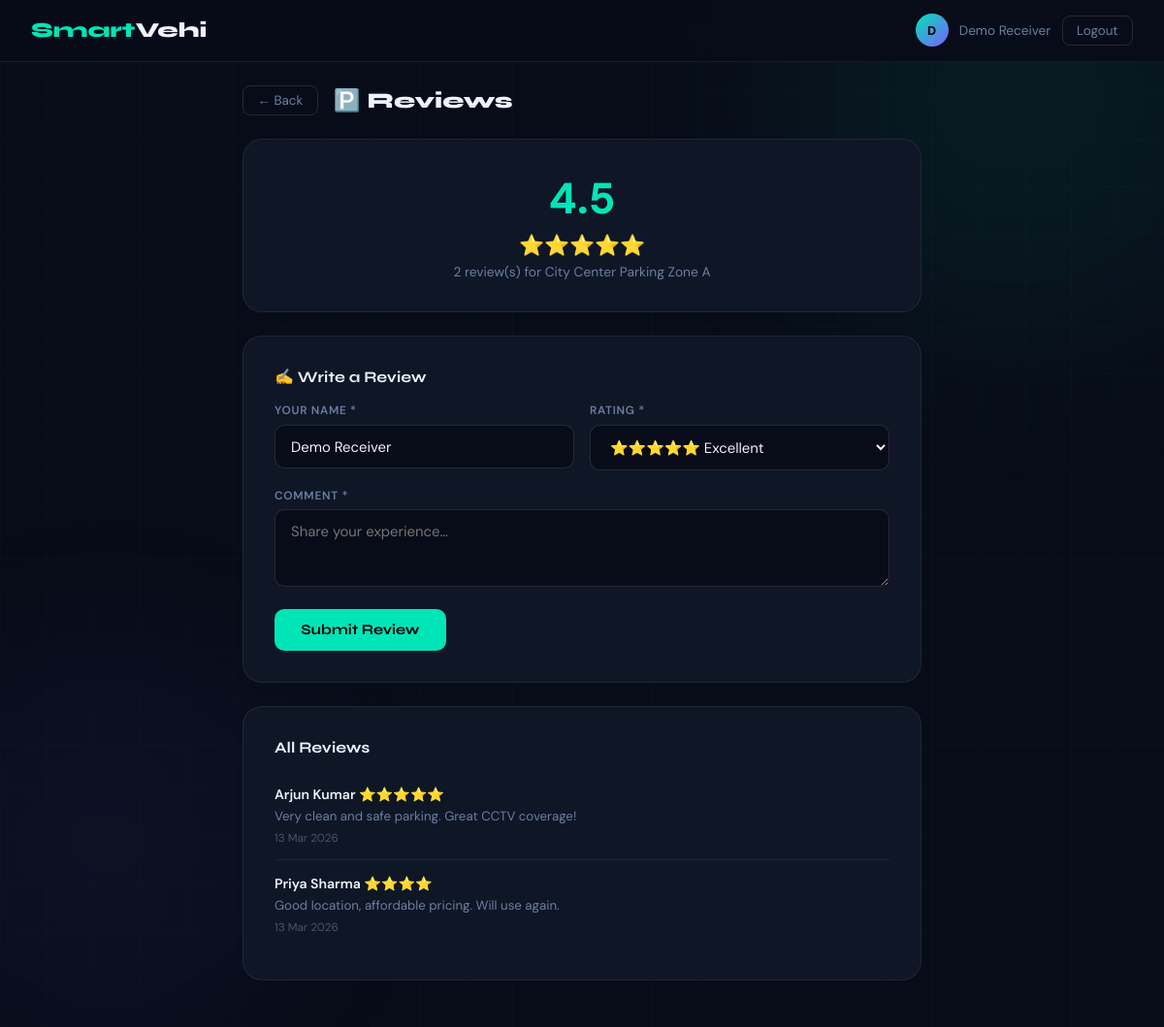
/receiver/reviews.php?id=1 (signed in), run on the app's committed database.
### tables this page shows
CREATE TABLE IF NOT EXISTS users (
    id         INT AUTO_INCREMENT PRIMARY KEY,
    full_name  VARCHAR(120) NOT NULL,
    email      VARCHAR(180) NOT NULL UNIQUE,
    phone      VARCHAR(20)  NOT NULL DEFAULT '',
    password   VARCHAR(255) NOT NULL,
    role       ENUM('provider','receiver') NOT NULL,
    created_at TIMESTAMP DEFAULT CURRENT_TIMESTAMP
);

CREATE TABLE IF NOT EXISTS listings (
    id               INT AUTO_INCREMENT PRIMARY KEY,
    user_id          INT NOT NULL,
    type             ENUM('parking','washing','rental') NOT NULL,
    name             VARCHAR(200) NOT NULL,
    location         VARCHAR(300) NOT NULL,
    description      TEXT,
    image            VARCHAR(300) DEFAULT NULL,
     
    price_hour       DECIMAL(10,2) DEFAULT NULL,
    price_day        DECIMAL(10,2) DEFAULT NULL,
    total_slots      INT           DEFAULT NULL,
    vehicle_type     VARCHAR(50)   DEFAULT NULL,
    late_fee_hour    DECIMAL(10,2) DEFAULT 50.00,
     
    price_basic      DECIMAL(10,2) DEFAULT NULL,
    price_full       DECIMAL(10,2) DEFAULT NULL,
    services_offered TEXT          DEFAULT NULL,
    pickup_drop_fee  DECIMAL(10,2) DEFAULT 100.00,
     
    rental_type      VARCHAR(100)  DEFAULT NULL,
    vehicle_model    VARCHAR(100)  DEFAULT NULL,
    rent_hour        DECIMAL(10,2) DEFAULT NULL,
    rent_day         DECIMAL(10,2) DEFAULT NULL,
    fuel_type        VARCHAR(50)   DEFAULT NULL,
    late_fee_rental  DECIMAL(10,2) DEFAULT 100.00,
     
    is_taken         TINYINT(1)    DEFAULT 0,
    taken_at         DATETIME      DEFAULT NULL,
    return_due       DATETIME      DEFAULT NULL,
    is_active        TINYINT(1)    DEFAULT 1,
    created_at       TIMESTAMP     DEFAULT CURRENT_TIMESTAMP,
    FOREIGN KEY (user_id) REFERENCES users(id) ON DELETE CASCADE
);

CREATE TABLE IF NOT EXISTS reviews (
    id            INT AUTO_INCREMENT PRIMARY KEY,
    listing_id    INT NOT NULL,
    user_id       INT NOT NULL,
    reviewer_name VARCHAR(120) NOT NULL,
    rating        TINYINT NOT NULL CHECK (rating BETWEEN 1 AND 5),
    comment       TEXT NOT NULL,
    created_at    TIMESTAMP DEFAULT CURRENT_TIMESTAMP,
    FOREIGN KEY (listing_id) REFERENCES listings(id) ON DELETE CASCADE,
    FOREIGN KEY (user_id)    REFERENCES users(id)    ON DELETE CASCADE
);

### includes/config.php (called while the page is built, shortened)
<?php
function baseUrl(): string {
    static $base = null;
    if ($base !== null) return $base;
    $proto  = (!empty($_SERVER['HTTPS']) && $_SERVER['HTTPS'] !== 'off') ? 'https' : 'http';
    $host   = $_SERVER['HTTP_HOST'];
    $script = $_SERVER['SCRIPT_NAME'];
    $parts  = explode('/', trim(dirname($script), '/'));
    $path   = '';
    foreach ($parts as $seg) {
        $path .= '/' . $seg;
    }
    $base = $proto . '://' . $host . $path;
    return $base;
}
function getDB(): mysqli {
    static $conn = null;
    if ($conn !== null) return $conn;
    $conn = new mysqli(DB_HOST, DB_USER, DB_PASS, DB_NAME);
    $conn->set_charset('utf8mb4');
    return $conn;
}
function clean(string $v): string {
    return htmlspecialchars(strip_tags(trim($v)), ENT_QUOTES, 'UTF-8');
}
function getCurrentUser(): ?array {
    $db = getDB(); $id = (int)$_SESSION['user_id'];
    $s  = $db->prepare('SELECT * FROM users WHERE id=?');
    $s->bind_param('i', $id); $s->execute();
    return $s->get_result()->fetch_assoc() ?: null;
}
?>

### receiver/reviews.php (the view, shortened to what this page needs)
<?php
require_once '../includes/config.php';
$user=getCurrentUser(); $db=getDB(); $B=baseUrl();
$id=(int)($_GET['id']??0);
$s=$db->prepare('SELECT l.*,u.full_name AS pname FROM listings l JOIN users u ON l.user_id=u.id WHERE l.id=?');
$s->bind_param('i',$id); $s->execute();
$l=$s->get_result()->fetch_assoc();
$sum=$db->query("SELECT ROUND(AVG(rating),1) AS avg, COUNT(*) AS cnt FROM reviews WHERE listing_id=$id")->fetch_assoc();
$all=$db->query("SELECT * FROM reviews WHERE listing_id=$id ORDER BY created_at DESC");
$icons=['parking'=>'🅿️','washing'=>'🚿','rental'=>'🚗'];
$pageTitle='Reviews — '.clean($l['name']); require_once '../includes/header.php'; ?>
<div class="page fu" style="padding-top:5.5rem;">
<div class="container" style="max-width:700px;">
  <div style="display:flex;align-items:center;gap:1rem;margin-bottom:1.5rem;">
    <a href="<?= $B ?>/receiver/listing.php?id=<?= $id ?>" class="nbtn">← Back</a>
    <h2 style="font-size:1.4rem;font-weight:800;"><?= $icons[$l['type']] ?> Reviews</h2>
  </div>
  <div class="card" style="text-align:center;margin-bottom:1.5rem;">
    <div style="font-size:2.8rem;font-weight:800;color:var(--accent);margin-bottom:.3rem;"><?= $sum['avg']??'—' ?></div>
    <div style="font-size:1.3rem;color:var(--gold);margin-bottom:.3rem;"><?= $sum['avg']?str_repeat('⭐',(int)round((float)$sum['avg'])).str_repeat('☆',5-(int)round((float)$sum['avg'])):'☆☆☆☆☆' ?></div>
    <div style="color:var(--muted);font-size:.86rem;"><?= (int)$sum['cnt'] ?> review(s) for <?= clean($l['name']) ?></div>
  </div>
  <div class="card" style="margin-bottom:1.5rem;">
    <h3 style="font-size:1rem;margin-bottom:1.1rem;">✍️ Write a Review</h3>
    <form method="POST">
      <div class="form-row">
        <div class="fg"><label>Your Name *</label><input type="text" name="reviewer_name" value="<?= clean($user['full_name']) ?>" required></div>
        <div class="fg"><label>Rating *</label><select name="rating"><option value="5">⭐⭐⭐⭐⭐ Excellent</option></select></div>
      </div>
      <div class="fg"><label>Comment *</label><textarea name="comment" placeholder="Share your experience…" required></textarea></div>
      <button type="submit" class="btn btn-primary">Submit Review</button>
    </form>
  </div>
  <div class="card">
    <h3 style="font-size:1rem;margin-bottom:1rem;">All Reviews</h3>
    <?php if($all->num_rows===0): ?><p style="color:var(--muted);font-size:.88rem;">No reviews yet — be the first!</p>
    <?php else: while($r=$all->fetch_assoc()): ?>
      <div class="rv-item"><div class="rv-user"><?= clean($r['reviewer_name']) ?> <span style="color:var(--gold);"><?= str_repeat('⭐',(int)$r['rating']) ?></span></div>
      <div class="rv-text"><?= clean($r['comment']) ?></div><div class="rv-date"><?= date('d M Y',strtotime($r['created_at'])) ?></div></div>
    <?php endwhile; endif; ?>
  </div>
</div></div>
<?php require_once '../includes/footer.php'; ?>

### includes/header.php (shortened to what this page needs)
<?php
$currentUser = getCurrentUser();
$B = baseUrl();
?><!DOCTYPE html>
<html lang="en">
<head>
</head>
<body>
<div class="bg-orb orb1"></div>
<div class="bg-orb orb2"></div>
<nav class="navbar">
  <a href="<?= $B ?>/index.php" class="logo">Smart<span>Vehi</span></a>
  <div class="nav-r">
    <?php if ($currentUser): ?>
      <div class="avatar"><?= strtoupper(substr($currentUser['full_name'],0,1)) ?></div>
      <span class="uname"><?= clean($currentUser['full_name']) ?></span>
      <a href="<?= $B ?>/logout.php" class="nbtn">Logout</a>
    <?php else: ?>
      <a href="<?= $B ?>/index.php" class="nbtn">← Home</a>
    <?php endif; ?>
  </div>
</nav>
<div class="wrap">

### includes/header.php (style rules this page uses)
:root { --bg:#080c18;--surface:#0f1626;--surface2:#161f34;--surface3:#1c2640; --accent:#00e5b8;--accent2:#ff5f1f;--accent3:#7c5cfc;--gold:#fbbf24; --text:#eef2ff;--muted:#6b7fa3;--muted2:#4a5568; --border:rgba(255,255,255,0.07);--border2:rgba(255,255,255,0.12); --glow:0 0 40px rgba(0,229,184,.2);--r:14px;--r2:20px; --ease:all .3s cubic-bezier(.4,0,.2,1); }
* { margin:0;padding:0;box-sizing:border-box; }
html { scroll-behavior:smooth; }
body { font-family:'DM Sans',sans-serif;background:var(--bg);color:var(--text);min-height:100vh;overflow-x:hidden; }
h1,h2,h3,h4 { font-family:'Syne',sans-serif; }
a { color:inherit;text-decoration:none; }
.bg-orb { position:fixed;border-radius:50%;filter:blur(90px);pointer-events:none;z-index:0; }
.orb1 { width:500px;height:500px;background:rgba(0,229,184,.06);top:-150px;right:-100px; }
.orb2 { width:380px;height:380px;background:rgba(124,92,252,.06);bottom:0;left:-80px; }
.wrap { position:relative;z-index:1; }
.page { min-height:100vh;padding:5.5rem 1.5rem 3rem; }
.container { max-width:1100px;margin:0 auto; }
.navbar { position:fixed;top:0;left:0;right:0;z-index:500; display:flex;align-items:center;justify-content:space-between;padding:.9rem 2rem; background:rgba(8,12,24,.92);backdrop-filter:blur(24px);border-bottom:1px solid var(--border); }
.logo { font-family:'Syne',sans-serif;font-weight:800;font-size:1.35rem;color:var(--accent); }
.logo span { color:var(--text); }
.nav-r { display:flex;align-items:center;gap:.7rem;flex-wrap:wrap; }
.avatar { width:34px;height:34px;border-radius:50%;background:linear-gradient(135deg,var(--accent),var(--accent3)); display:flex;align-items:center;justify-content:center;font-weight:800;font-size:.8rem;color:#000; }
.uname { font-size:.85rem;color:var(--muted);max-width:130px;white-space:nowrap;overflow:hidden;text-overflow:ellipsis; }
.nbtn { background:none;border:1px solid var(--border2);color:var(--muted);padding:.38rem .9rem; border-radius:8px;font-size:.84rem;cursor:pointer;transition:var(--ease);display:inline-block; }
.card { background:var(--surface);border:1px solid var(--border);border-radius:var(--r2);padding:2rem; }
.fg { margin-bottom:1.1rem; }
.fg label { display:block;font-size:.74rem;color:var(--muted);font-weight:600;letter-spacing:.06em;text-transform:uppercase;margin-bottom:.42rem; }
.fg input,.fg select,.fg textarea { width:100%;background:var(--bg);border:1px solid var(--border2);border-radius:10px;padding:.72rem 1rem;color:var(--text);font-family:'DM Sans',sans-serif;font-size:.93rem;transition:var(--ease); }
.fg select option { background:var(--surface); }
.fg textarea { resize:vertical;min-height:80px; }
.form-row { display:grid;grid-template-columns:1fr 1fr;gap:1rem; }
.btn { display:inline-flex;align-items:center;justify-content:center;gap:.4rem;padding:.78rem 1.7rem;border:none;border-radius:10px;cursor:pointer;font-family:'Syne',sans-serif;font-weight:700;font-size:.93rem;transition:var(--ease); }
.btn-primary { background:var(--accent);color:#000; }
.rv-item { border-bottom:1px solid var(--border);padding:.9rem 0; }
.rv-item:last-child { border-bottom:none; }
.rv-user { font-weight:600;font-size:.88rem;margin-bottom:.25rem; }
.rv-text { color:var(--muted);font-size:.83rem;line-height:1.55; }
.rv-date { font-size:.73rem;color:var(--muted2);margin-top:.2rem; }
.fu { animation:fadeUp .45s ease both; }

### data on the page
users: full_name "D", full_name "Demo Receiver", reviewer_name "Demo Receiver"
listings: type "🅿️", name "City Center Parking Zone A"
reviews: reviewer_name "Arjun Kumar", rating "⭐⭐⭐⭐⭐", comment "Very clean and safe parking. Great CCTV coverage!", created_at "13 Mar 2026"
reviews: reviewer_name "Priya Sharma", rating "⭐⭐⭐⭐", comment "Good location, affordable pricing. Will use again.", created_at "13 Mar 2026"

### other printed values
$sum['avg'] "4.5"
str_repeat('⭐',(int)round((float)$sum['avg'])) "⭐⭐⭐⭐⭐"
$sum['cnt'] "2"
